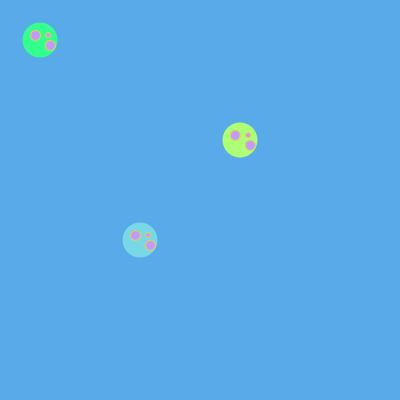
Frame 1 (no input)
Frame 60 (the mouse pressed at the canvas centre just before this capture): identical to frame 1, image omitted
Frame 120 (the mouse held since frame 60 and released just before this capture): identical to frame 1, image omitted

The Processing sketch that drew this single still picture (run headless with seeded random() and noise(); from frame 60 on, the mouse is pressed at the canvas centre):

// Processing sketch: shapeCluster_FunctionsParameters
// ── shapeCluster_FunctionsParameters.pde
int grn = 0;
int slate = 0;
int ltgrn = 0;

int step = 0;
int stepY = 0;


void setup() {
  size(400, 400);
  background(88, 170, 232);
  grn = color(51, 255, 142);
  slate = color(120, 216, 232);
  ltgrn = color(174, 255, 120);
}

void draw() {
  background(88, 170, 232);
  /*
  var x = 0;
  var y = 0;

  noStroke();
  fill(51, 255, 142);
  ellipse(40 + x, 40 + y, 35, 35);
  fill(193, 154, 255);
  stroke(229, 206, 76);
  strokeWeight(1);
  ellipse(35 + x, 35 + y, 10, 10);
  ellipse(50 + x, 45 + y, 10, 10);
  ellipse(48 + x, 35 + y, 5, 5);
  */

  bump(step, stepY, grn, true);
  // 100 is known as x; 200 is known as y:
  bump(100, 200, slate, false);
  
  bump(200, 100, ltgrn, true);
  
  if((keyPressed) &&( key == 'w')){
     stepY += 10;
    println("yes");
    if(stepY > height){
      stepY =  0;
    }
  }
  
}

void bump(int x, int y, color clr, boolean which) { // need to pass parameters because i've defined it as such here
  noStroke();
  fill(clr);
  ellipse(40 + x, 40 + y, 35, 35);
  fill(193, 154, 255);
  stroke(229, 206, 76);
  strokeWeight(1);
  ellipse(35 + x, 35 + y, 10, 10);
  ellipse(50 + x, 45 + y, 10, 10);
  ellipse(48 + x, 35 + y, 5, 5);
  
  println(which);
}

void mouseMoved(){
  step += 5;
    
    if(step > width){
      step = -100;
    }
}

/*
function keyTyped(){

  if ( key === 'a'){
     stepY += 10;
    if(stepY > height){
      stepY = 0;
    }
  }

}

*/
